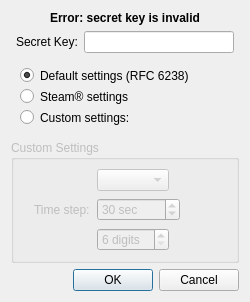
<?xml version="1.0" encoding="UTF-8"?>
<ui version="4.0">
 <class>TotpSetupDialog</class>
 <widget class="QDialog" name="TotpSetupDialog">
  <property name="geometry">
   <rect>
    <x>0</x>
    <y>0</y>
    <width>249</width>
    <height>278</height>
   </rect>
  </property>
  <property name="windowTitle">
   <string>Setup TOTP</string>
  </property>
  <layout class="QVBoxLayout" name="verticalLayout">
   <item>
    <widget class="QLabel" name="invalidKeyLabel">
     <property name="font">
      <font>
       <weight>75</weight>
       <bold>true</bold>
      </font>
     </property>
     <property name="text">
      <string>Error: secret key is invalid</string>
     </property>
     <property name="alignment">
      <set>Qt::AlignCenter</set>
     </property>
    </widget>
   </item>
   <item>
    <layout class="QHBoxLayout" name="horizontalLayout_2">
     <property name="leftMargin">
      <number>5</number>
     </property>
     <property name="rightMargin">
      <number>5</number>
     </property>
     <item>
      <widget class="QLabel" name="label_3">
       <property name="text">
        <string>Secret Key:</string>
       </property>
      </widget>
     </item>
     <item>
      <widget class="QLineEdit" name="seedEdit">
       <property name="sizePolicy">
        <sizepolicy hsizetype="MinimumExpanding" vsizetype="Fixed">
         <horstretch>0</horstretch>
         <verstretch>0</verstretch>
        </sizepolicy>
       </property>
       <property name="minimumSize">
        <size>
         <width>150</width>
         <height>0</height>
        </size>
       </property>
       <property name="toolTip">
        <string>Secret key must be in Base32 format</string>
       </property>
       <property name="accessibleName">
        <string>Secret key field</string>
       </property>
      </widget>
     </item>
    </layout>
   </item>
   <item>
    <widget class="QGroupBox" name="groupBox">
     <property name="styleSheet">
      <string notr="true">border:none</string>
     </property>
     <property name="title">
      <string/>
     </property>
     <property name="flat">
      <bool>false</bool>
     </property>
     <property name="checkable">
      <bool>false</bool>
     </property>
     <layout class="QVBoxLayout" name="verticalLayout_3">
      <item>
       <widget class="QRadioButton" name="radioDefault">
        <property name="text">
         <string>Default settings (RFC 6238)</string>
        </property>
        <property name="checked">
         <bool>true</bool>
        </property>
        <attribute name="buttonGroup">
         <string notr="true">settingsButtonGroup</string>
        </attribute>
       </widget>
      </item>
      <item>
       <widget class="QRadioButton" name="radioSteam">
        <property name="text">
         <string>Steam® settings</string>
        </property>
        <attribute name="buttonGroup">
         <string notr="true">settingsButtonGroup</string>
        </attribute>
       </widget>
      </item>
      <item>
       <widget class="QRadioButton" name="radioCustom">
        <property name="text">
         <string>Custom settings:</string>
        </property>
        <attribute name="buttonGroup">
         <string notr="true">settingsButtonGroup</string>
        </attribute>
       </widget>
      </item>
     </layout>
    </widget>
   </item>
   <item>
    <widget class="QGroupBox" name="customSettingsGroup">
     <property name="enabled">
      <bool>false</bool>
     </property>
     <property name="title">
      <string>Custom Settings</string>
     </property>
     <layout class="QFormLayout" name="formLayout_3">
      <property name="fieldGrowthPolicy">
       <enum>QFormLayout::ExpandingFieldsGrow</enum>
      </property>
      <property name="rowWrapPolicy">
       <enum>QFormLayout::DontWrapRows</enum>
      </property>
      <property name="labelAlignment">
       <set>Qt::AlignRight|Qt::AlignTop|Qt::AlignTrailing</set>
      </property>
      <property name="horizontalSpacing">
       <number>7</number>
      </property>
      <property name="verticalSpacing">
       <number>7</number>
      </property>
      <property name="leftMargin">
       <number>20</number>
      </property>
      <property name="rightMargin">
       <number>20</number>
      </property>
      <item row="1" column="0">
       <widget class="QLabel" name="algorithmLabel">
        <property name="text">
         <string>Algorithm:</string>
        <property name="buddy">
         <cstring>algorithmComboBox</cstring>
        </property>
        </property>
       </widget>
      </item>
      <item row="1" column="1">
       <widget class="QComboBox" name="algorithmComboBox">
        <property name="accessibleName">
         <string>TOTP algorithm</string>
        </property>
       </widget>
      </item>
      <item row="2" column="0">
       <widget class="QLabel" name="stepLabel">
        <property name="text">
         <string>Time step:</string>
        </property>
       </widget>
      </item>
      <item row="2" column="1">
       <widget class="QSpinBox" name="stepSpinBox">
        <property name="accessibleName">
         <string>Time step field</string>
        </property>
        <property name="suffix">
         <string comment="Seconds"> sec</string>
        </property>
        <property name="minimum">
         <number>1</number>
        </property>
        <property name="maximum">
         <number>86400</number>
        </property>
        <property name="value">
         <number>30</number>
        </property>
       </widget>
      </item>
      <item row="3" column="0">
       <widget class="QLabel" name="digitsLabel">
        <property name="text">
         <string>Code size:</string>
        <property name="buddy">
         <cstring>digitsSpinBox</cstring>
        </property>
        </property>
       </widget>
      </item>
      <item row="3" column="1">
       <widget class="QSpinBox" name="digitsSpinBox">
        <property name="accessibleName">
         <string>TOTP code size</string>
        </property>
        <property name="suffix">
         <string> digits</string>
        </property>
        <property name="minimum">
         <number>6</number>
        </property>
        <property name="maximum">
         <number>10</number>
        </property>
        <property name="singleStep">
         <number>1</number>
        </property>
       </widget>
      </item>
     </layout>
    </widget>
   </item>
   <item>
    <widget class="QDialogButtonBox" name="buttonBox">
     <property name="orientation">
      <enum>Qt::Horizontal</enum>
     </property>
     <property name="standardButtons">
      <set>QDialogButtonBox::Cancel|QDialogButtonBox::Ok</set>
     </property>
    </widget>
   </item>
  </layout>
  <zorder>customSettingsGroup</zorder>
  <zorder>buttonBox</zorder>
  <zorder>groupBox</zorder>
  <zorder>invalidKeyLabel</zorder>
 </widget>
 <tabstops>
  <tabstop>seedEdit</tabstop>
  <tabstop>radioDefault</tabstop>
  <tabstop>radioSteam</tabstop>
  <tabstop>radioCustom</tabstop>
  <tabstop>algorithmComboBox</tabstop>
  <tabstop>stepSpinBox</tabstop>
  <tabstop>digitsSpinBox</tabstop>
 </tabstops>
 <resources/>
 <connections/>
 <buttongroups>
  <buttongroup name="settingsButtonGroup"/>
 </buttongroups>
</ui>
